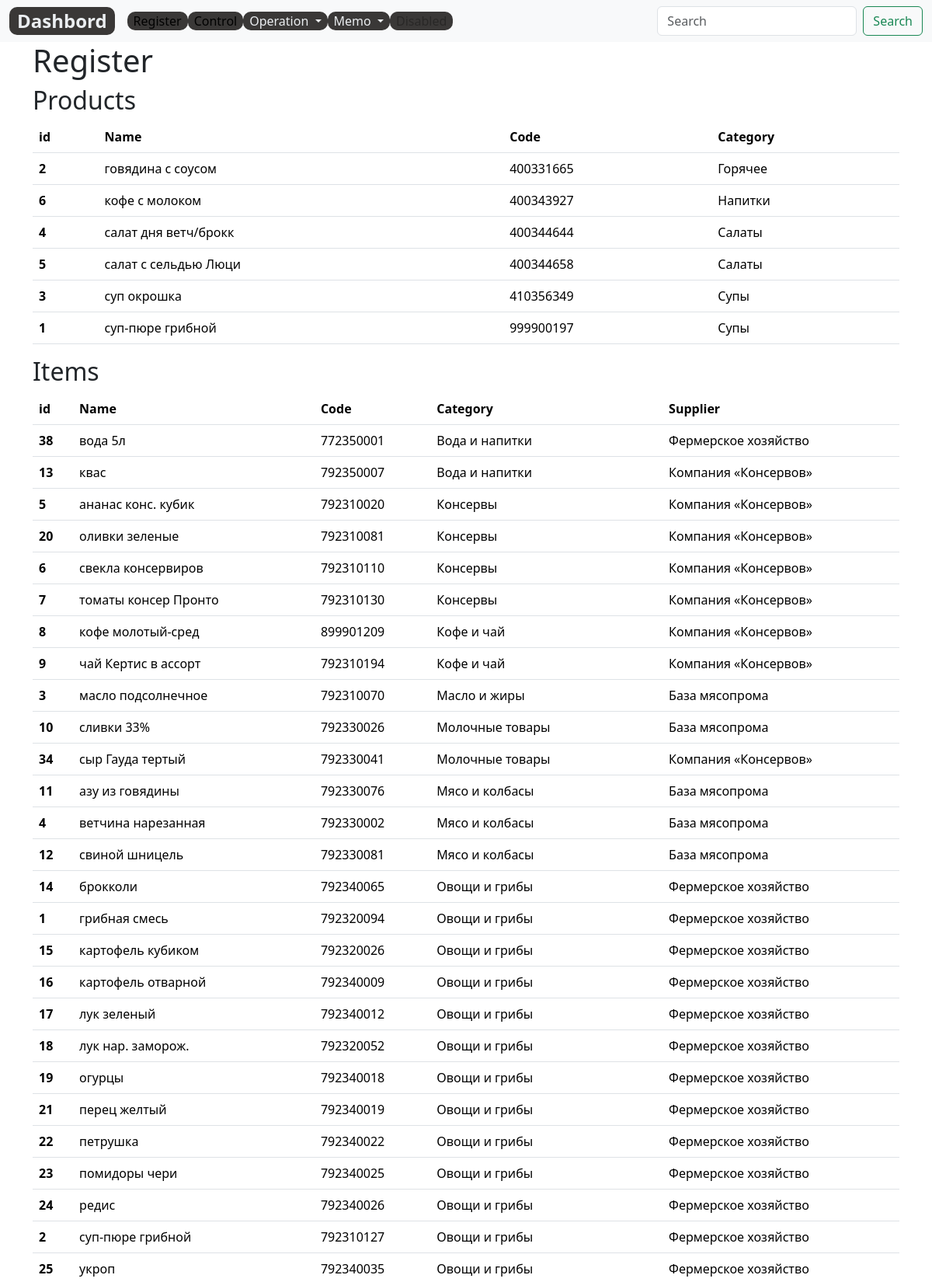
Screenshot of /register/ (upper part) with the database file from the repository.
### register/models.py (models this page shows, shortened)
class Product(models.Model):
    DIFFICULTY_LEVELS = (
        ('Easy', 'Easy'),
        ('Medium', 'Medium'),
        ('Hard', 'Hard'),
    )
    code=models.DecimalField(max_digits=10, help_text="Не более 10 знаков", decimal_places=0, unique=True)
    name = models.CharField(max_length=200,help_text="Не более 200 знаков", db_index=True, verbose_name='Продукт')
    category = models.ForeignKey(Category, related_name='product', on_delete=models.CASCADE)
    ingredient = models.ManyToManyField(Item, through=RecipeIngredient)
    difficulty = models.CharField(choices=DIFFICULTY_LEVELS, max_length=10)
    price = models.DecimalField(max_digits=10,help_text="Не более 10 знаков", decimal_places=2)
    description = models.TextField(blank=True, null=True)
    cooking= models.TextField(blank=True, null = True)
    slug= models.SlugField(max_length=255, verbose_name='Url', unique=True)
    created_date= models.DateField(auto_now_add=True, verbose_name='Создан',null=True)
    updated_date = models.DateField(auto_now=True,  verbose_name='Изменен', null=True)
    class Meta:
        ordering = ['category', 'name']
        verbose_name = 'Продукт'
        verbose_name_plural = 'Продукты'
    def __str__(self):
        return self.name

class Category(models.Model):
    code= models.DecimalField(max_digits=5, help_text="Не более 5 цифр", decimal_places=0, unique=True,verbose_name='Код')
    name = models.CharField(max_length=200, help_text="Не более 200 знаков", db_index=True, verbose_name='Категория')
    slug= models.SlugField(max_length=255, verbose_name='Url', unique=True)
    class Meta:
        ordering = ['name']
        verbose_name = 'Категория продукта'
        verbose_name_plural = 'Категории продуктов'
    def __str__(self):
        return self.name

class Item(models.Model):
    code=models.CharField(max_length=200, help_text="Не более 12 знаков", unique=True, verbose_name='Код товара')
    name = models.CharField(max_length=200, help_text="Не более 200 знаков", db_index=True)
    category = models.ForeignKey(
        CategoryItem, related_name='item', on_delete=models.CASCADE)
    supplier=models.ForeignKey(Supplier, related_name='item',on_delete=models.CASCADE)
    unit = models.CharField(max_length=50, help_text="Не более 50 знаков", choices=UNITS ) # pounds, lbs, oz ,grams, etc
    unit_cost = models.DecimalField(max_digits=10, help_text="Не более 10 знаков",decimal_places=2)
    description = models.TextField(blank=True, null=True)
    available = models.BooleanField(default=True)
    slug= models.SlugField(max_length=255, verbose_name='Url', unique=True)
    created_date= models.DateField(auto_now_add=True, verbose_name='Создан',null=True)
    updated_date = models.DateField(auto_now=True,  verbose_name='Изменен', null=True)
    class Meta:
        ordering = ['category','name']
        verbose_name = 'Товар'
        verbose_name_plural = 'Товары'
    def __str__(self):
        return self.name

class CategoryItem(models.Model):
    code= models.DecimalField(max_digits=5, help_text="Не более 5 цифр", decimal_places=0, unique=True,verbose_name='Код')
    name = models.CharField(max_length=200, help_text="Не более 200 знаков", db_index=True, verbose_name='Категория')
    slug= models.SlugField(max_length=255, verbose_name='Url', unique=True)
    class Meta:
        ordering = ['name']
        verbose_name = 'Категория товара'
        verbose_name_plural = 'Категории товаров'
    def __str__(self):
        return self.name

class Supplier(models.Model):
    code=models.DecimalField(max_digits=4, help_text="Не более 4 знаков", decimal_places=0, unique=True)
    name = models.CharField(max_length=200, help_text="Не более 200 знаков",db_index=True)
    slug= models.SlugField(max_length=255, verbose_name='Url', unique=True)
    address = models.CharField(max_length=220)
    created_date = models.DateField(auto_now_add=True)
    class Meta:
        ordering = ['name']
        verbose_name = 'Поставщик'
        verbose_name_plural = 'Поставщики'
    def __str__(self):
        return self.name

### register/views.py (the view)
# urls.py: path('', include('register.urls')),
def register(request):
    suppliers = Supplier.objects.all()
    items = Item.objects.all()
    products=Product.objects.all()
    recipes=RecipeIngredient.objects.all()
    categoryitems=CategoryItem.objects.all()
    categories = Category.objects.all() # Передано в news/templatetags/news_tags.py
    context = {
        'suppliers': suppliers,
        'items': items,
        'products': products,
        'recipes': recipes,
        'categoryitems': categoryitems,
        'categories': categories,
        'title':'Register'
    }
    return render(request, template_name='register/register.html', context=context)

### register/models.py (called while the page is built)
    @property
    def ingredient_cost(self):
        return format((float(self.unit_cost) * float(self.ratio)), '.2f')

### register/templates/register/register.html (shortened to what this page needs)
{% extends 'base_simple.html' %}
{% load static %}
{% block content %}
<div class="container">
  <h1>Register</h1>
  <h2>Products</h2>
  <table class="table">
    <thead>
      <tr>
        <th scope="col">id</th>
        <th scope="col">Name</th>
        <th scope="col">Code</th>
        <th scope="col">Category</th>
      </tr>
    </thead>
    <tbody>
      {% for product in products%}
      <tr>
        <th scope="row">{{product.id}}</th>
        <td>{{product.name}}</td>
        <td>{{product.code}}</td>
        <td>{{product.category}}</td>
      </tr>
      {% endfor %}
    </tbody>
  </table>
  <h2>Items</h2>
  <table class="table">
    <thead>
      <tr>
        <th scope="col">id</th>
        <th scope="col">Name</th>
        <th scope="col">Code</th>
        <th scope="col">Category</th>
        <th scope="col">Supplier</th>
      </tr>
    </thead>
    <tbody>
      {% for item in items%}
      <tr>
        <th scope="row">{{item.id}}</th>
        <td>{{item.name}}</td>
        <td>{{item.code}}</td>
        <td>{{item.category}}</td>
        <td>{{item.supplier}}</td>
      </tr>
      {% endfor %}
    </tbody>
  </table>
</div>
{% endblock %}

### rows the page displays
Product: id "2", name "говядина с соусом", code "400331665", category "Горячее"
Product: id "6", name "кофе с молоком", code "400343927", category "Напитки"
Product: id "4", name "салат дня ветч/брокк", code "400344644", category "Салаты"
Product: id "5", name "салат с сельдью Люци", code "400344658", category "Салаты"
Product: id "3", name "суп окрошка", code "410356349", category "Супы"
Product: id "1", name "суп-пюре грибной", code "999900197", category "Супы"
Item: id "38", name "вода 5л", code "772350001", category "Вода и напитки", supplier "Фермерское хозяйство"
Item: id "13", name "квас", code "792350007", category "Вода и напитки", supplier "Компания «Консервов»"
Item: id "5", name "ананас конс. кубик", code "792310020", category "Консервы", supplier "Компания «Консервов»"
Item: id "20", name "оливки зеленые", code "792310081", category "Консервы", supplier "Компания «Консервов»"
Item: id "6", name "свекла консервиров", code "792310110", category "Консервы", supplier "Компания «Консервов»"
Item: id "7", name "томаты консер Пронто", code "792310130", category "Консервы", supplier "Компания «Консервов»"
Item: id "8", name "кофе молотый-сред", code "899901209", category "Кофе и чай", supplier "Компания «Консервов»"
Item: id "9", name "чай Кертис в ассорт", code "792310194", category "Кофе и чай", supplier "Компания «Консервов»"
Item: id "3", name "масло подсолнечное", code "792310070", category "Масло и жиры", supplier "База мясопрома"
Item: id "10", name "сливки 33%", code "792330026", category "Молочные товары", supplier "База мясопрома"
Item: id "34", name "сыр Гауда тертый", code "792330041", category "Молочные товары", supplier "Компания «Консервов»"
Item: id "11", name "азу из говядины", code "792330076", category "Мясо и колбасы", supplier "База мясопрома"
Item: id "4", name "ветчина нарезанная", code "792330002", category "Мясо и колбасы", supplier "База мясопрома"
Item: id "12", name "свиной шницель", code "792330081", category "Мясо и колбасы", supplier "База мясопрома"
Item: id "14", name "брокколи", code "792340065", category "Овощи и грибы", supplier "Фермерское хозяйство"
Item: id "1", name "грибная смесь", code "792320094", category "Овощи и грибы", supplier "Фермерское хозяйство"
Item: id "15", name "картофель кубиком", code "792320026", category "Овощи и грибы", supplier "Фермерское хозяйство"
Item: id "16", name "картофель отварной", code "792340009", category "Овощи и грибы", supplier "Фермерское хозяйство"
Item: id "17", name "лук зеленый", code "792340012", category "Овощи и грибы", supplier "Фермерское хозяйство"
Item: id "18", name "лук нар. заморож.", code "792320052", category "Овощи и грибы", supplier "Фермерское хозяйство"
Item: id "19", name "огурцы", code "792340018", category "Овощи и грибы", supplier "Фермерское хозяйство"
Item: id "21", name "перец желтый", code "792340019", category "Овощи и грибы", supplier "Фермерское хозяйство"
Item: id "22", name "петрушка", code "792340022", category "Овощи и грибы", supplier "Фермерское хозяйство"
Item: id "23", name "помидоры чери", code "792340025", category "Овощи и грибы", supplier "Фермерское хозяйство"
Item: id "24", name "редис", code "792340026", category "Овощи и грибы", supplier "Фермерское хозяйство"
Item: id "2", name "суп-пюре грибной", code "792310127", category "Овощи и грибы", supplier "Фермерское хозяйство"
Item: id "25", name "укроп", code "792340035", category "Овощи и грибы", supplier "Фермерское хозяйство"
